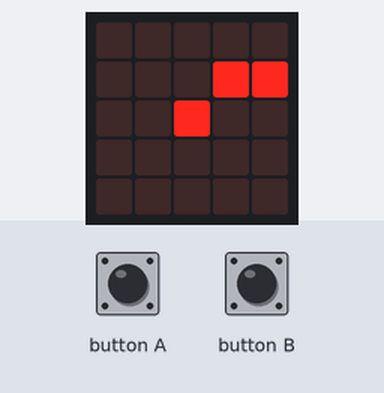
Simulated run of this program. Board: BBC micro:bit running MicroPython. On the bench: the board's 5×5 LED display. The inputs (shaded band) are chosen by the test bench.

Above: at 1.2 s.
1.3 s: button B pressed for 1 s
At 1.7 s:
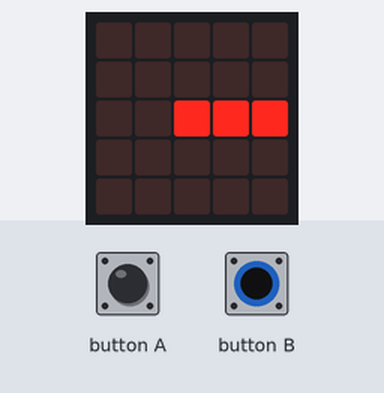
At 2.9 s:
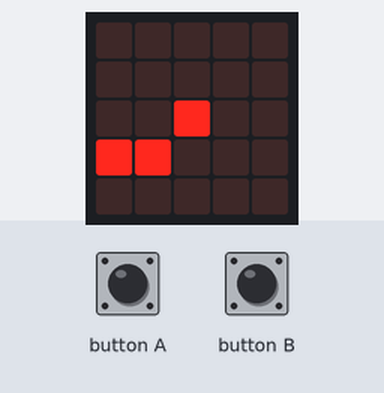
3.9 s: button A pressed for 0.65 s
At 4.9 s:
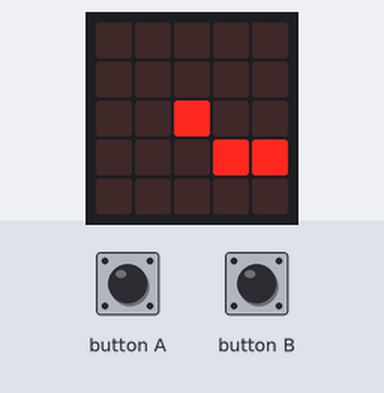
6.0 s: button A pressed for 1 s
8.5 s: button A pressed for 3.2 s
Timing chart, 0 to 11.5 s (numbered marks = the images above; inputs shaded):
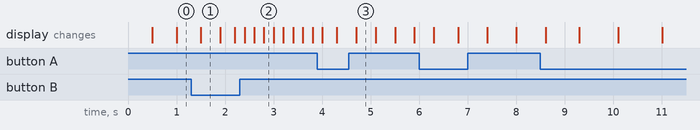

The program:

ex07_acceleration.py
```python
from microbit import *

#on crée la liste des 12 images
liste =[Image.CLOCK12,Image.CLOCK1,Image.CLOCK2,Image.CLOCK3,Image.CLOCK4,Image.CLOCK5,Image.CLOCK6,Image.CLOCK7,Image.CLOCK8,Image.CLOCK9,Image.CLOCK10,Image.CLOCK11]

temps = 500

while True:
    for i in range(12):
        display.show(liste[i])
        sleep(temps)
        if button_a.is_pressed():
            temps = temps + 100
        if button_b.is_pressed() and temps>0:
            temps = temps - 100
```

Measured:
- what the display in image 1 shows lasts 0.4 s, from 1.5 s to 1.9 s
